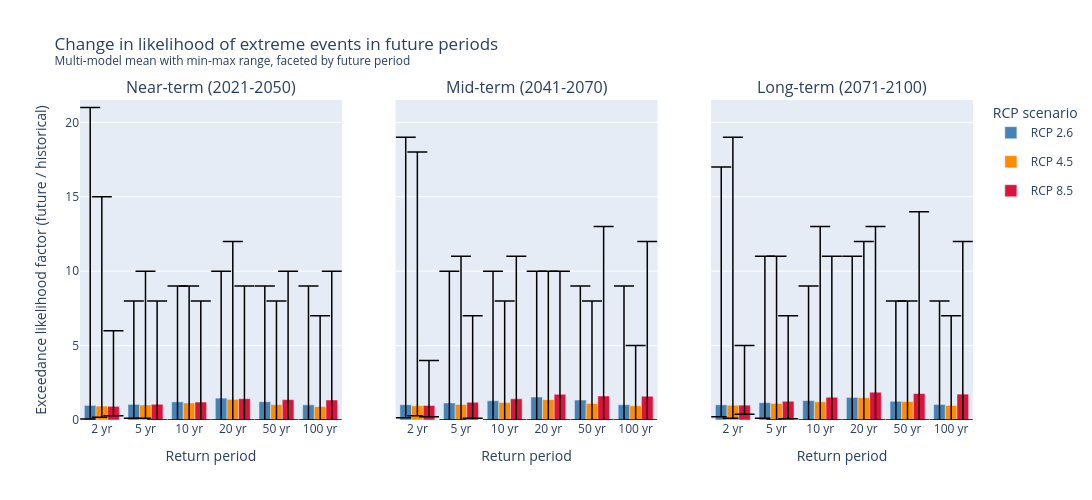

Write notebook code for a chart like this one.
### Code cell
# plot barplot of the multi-model mean factor for each return period and future period, with error bars showing the min-max range across the models, faceted by future period
summary_future = future_rp_df.groupby(['rcp', 'period', 'return_period'])['factor'].agg(['mean', 'min', 'max']).reset_index()
summary_future = summary_future.rename(columns={'mean': 'avg_factor', 'min': 'min_factor', 'max': 'max_factor'})
print("\nSummary of exceedance likelihood factors across models for each return period and future period:")
print(summary_future)

future_period_names = list(future_periods.keys())
ymax = summary_future['max_factor'].max() + 0.5

fig = make_subplots(
    rows=1, cols=3,
    subplot_titles=future_period_names,
    shared_yaxes=True,
    horizontal_spacing=0.06,
)

for col_idx, period_name in enumerate(future_period_names, start=1):
    period_data = summary_future[summary_future['period'] == period_name]
    for rcp in rcps:
        rcp_data = period_data[period_data['rcp'] == rcp]
        fig.add_trace(go.Bar(
            x=rcp_data['return_period'].astype(str) + ' yr',
            y=rcp_data['avg_factor'],
            name=rcp_labels.get(rcp, rcp),
            marker_color=rcp_colors.get(rcp, 'grey'),
            legendgroup=rcp,
            showlegend=(col_idx == 1),
            error_y=dict(
                type='data',
                symmetric=False,
                array=rcp_data['max_factor'] - rcp_data['avg_factor'],
                arrayminus=rcp_data['avg_factor'] - rcp_data['min_factor'],
                thickness=1.5,
                width=10,
                color='black',
            ),
        ), row=1, col=col_idx)

fig.update_yaxes(
    title_text='Exceedance likelihood factor (future / historical)',
    range=[0, ymax],
    row=1, col=1,
)
fig.update_xaxes(title_text='Return period')
fig.update_layout(
    title='Change in likelihood of extreme events in future periods <br><sup>Multi-model mean with min-max range, faceted by future period</sup>',
    legend_title='RCP scenario',
    barmode='group',
    width=1200,
    height=500,
)
fig.show()

### Figure 1 — Plotly figure (JSON) as saved in the notebook; plotly's stock layout.template omitted (floating-point values rounded to 4 significant figures)
{"data": [{"error_y": {"array": [20.02, 6.95, 7.782, 8.529, 7.773, 7.982], "arrayminus": [0.9218, 0.9392, 1.218, 1.471, 1.227, 1.018], "color": "black", "symmetric": false, "thickness": 1.5, "type": "data", "width": 10}, "legendgroup": "rcp_2_6", "marker": {"color": "steelblue"}, "name": "RCP 2.6", "showlegend": true, "type": "bar", "x": ["2 yr", "5 yr", "10 yr", "20 yr", "50 yr", "100 yr"], "xaxis": "x", "y": [0.9806, 1.05, 1.218, 1.471, 1.227, 1.018], "yaxis": "y"}, {"error_y": {"array": [14.07, 8.989, 7.856, 10.61, 6.968, 6.101], "arrayminus": [0.7574, 0.8996, 1.144, 1.388, 1.032, 0.8987], "color": "black", "symmetric": false, "thickness": 1.5, "type": "data", "width": 10}, "legendgroup": "rcp_4_5", "marker": {"color": "darkorange"}, "name": "RCP 4.5", "showlegend": true, "type": "bar", "x": ["2 yr", "5 yr", "10 yr", "20 yr", "50 yr", "100 yr"], "xaxis": "x", "y": [0.9338, 1.011, 1.144, 1.388, 1.032, 0.8987], "yaxis": "y"}, {"error_y": {"array": [5.08, 6.944, 6.794, 7.568, 8.633, 8.656], "arrayminus": [0.6422, 1.056, 1.206, 1.432, 1.367, 1.344], "color": "black", "symmetric": false, "thickness": 1.5, "type": "data", "width": 10}, "legendgroup": "rcp_8_5", "marker": {"color": "crimson"}, "name": "RCP 8.5", "showlegend": true, "type": "bar", "x": ["2 yr", "5 yr", "10 yr", "20 yr", "50 yr", "100 yr"], "xaxis": "x", "y": [0.9199, 1.056, 1.206, 1.432, 1.367, 1.344], "yaxis": "y"}, {"error_y": {"array": [17.97, 8.856, 8.711, 8.461, 7.659, 7.979], "arrayminus": [0.8869, 1.144, 1.289, 1.539, 1.341, 1.021], "color": "black", "symmetric": false, "thickness": 1.5, "type": "data", "width": 10}, "legendgroup": "rcp_2_6", "marker": {"color": "steelblue"}, "name": "RCP 2.6", "showlegend": false, "type": "bar", "x": ["2 yr", "5 yr", "10 yr", "20 yr", "50 yr", "100 yr"], "xaxis": "x2", "y": [1.03, 1.144, 1.289, 1.539, 1.341, 1.021], "yaxis": "y2"}, {"error_y": {"array": [17.05, 9.958, 6.817, 8.632, 6.895, 4.046], "arrayminus": [0.6667, 1.042, 1.183, 1.368, 1.105, 0.9536], "color": "black", "symmetric": false, "thickness": 1.5, "type": "data", "width": 10}, "legendgroup": "rcp_4_5", "marker": {"color": "darkorange"}, "name": "RCP 4.5", "showlegend": false, "type": "bar", "x": ["2 yr", "5 yr", "10 yr", "20 yr", "50 yr", "100 yr"], "xaxis": "x2", "y": [0.9525, 1.042, 1.183, 1.368, 1.105, 0.9536], "yaxis": "y2"}, {"error_y": {"array": [3.025, 5.811, 9.578, 8.278, 11.39, 10.41], "arrayminus": [0.753, 1.078, 1.422, 1.722, 1.613, 1.594], "color": "black", "symmetric": false, "thickness": 1.5, "type": "data", "width": 10}, "legendgroup": "rcp_8_5", "marker": {"color": "crimson"}, "name": "RCP 8.5", "showlegend": false, "type": "bar", "x": ["2 yr", "5 yr", "10 yr", "20 yr", "50 yr", "100 yr"], "xaxis": "x2", "y": [0.9752, 1.189, 1.422, 1.722, 1.613, 1.594], "yaxis": "y2"}, {"error_y": {"array": [15.98, 9.835, 7.698, 9.486, 6.743, 6.958], "arrayminus": [0.8041, 1.04, 1.302, 1.514, 1.257, 1.042], "color": "black", "symmetric": false, "thickness": 1.5, "type": "data", "width": 10}, "legendgroup": "rcp_2_6", "marker": {"color": "steelblue"}, "name": "RCP 2.6", "showlegend": false, "type": "bar", "x": ["2 yr", "5 yr", "10 yr", "20 yr", "50 yr", "100 yr"], "xaxis": "x3", "y": [1.018, 1.165, 1.302, 1.514, 1.257, 1.042], "yaxis": "y3"}, {"error_y": {"array": [18.01, 9.888, 11.77, 10.51, 6.763, 6.022], "arrayminus": [0.8736, 1.112, 1.227, 1.495, 1.237, 0.9778], "color": "black", "symmetric": false, "thickness": 1.5, "type": "data", "width": 10}, "legendgroup": "rcp_4_5", "marker": {"color": "darkorange"}, "name": "RCP 4.5", "showlegend": false, "type": "bar", "x": ["2 yr", "5 yr", "10 yr", "20 yr", "50 yr", "100 yr"], "xaxis": "x3", "y": [0.9912, 1.112, 1.227, 1.495, 1.237, 0.9778], "yaxis": "y3"}, {"error_y": {"array": [4.002, 5.74, 9.471, 11.13, 12.22, 10.26], "arrayminus": [0.6096, 1.169, 1.529, 1.866, 1.776, 1.739], "color": "black", "symmetric": false, "thickness": 1.5, "type": "data", "width": 10}, "legendgroup": "rcp_8_5", "marker": {"color": "crimson"}, "name": "RCP 8.5", "showlegend": false, "type": "bar", "x": ["2 yr", "5 yr", "10 yr", "20 yr", "50 yr", "100 yr"], "xaxis": "x3", "y": [0.9985, 1.26, 1.529, 1.866, 1.776, 1.739], "yaxis": "y3"}], "layout": {"annotations": [{"font": {"size": 16}, "showarrow": false, "text": "Near-term (2021-2050)", "x": 0.1467, "xanchor": "center", "xref": "paper", "y": 1, "yanchor": "bottom", "yref": "paper"}, {"font": {"size": 16}, "showarrow": false, "text": "Mid-term (2041-2070)", "x": 0.5, "xanchor": "center", "xref": "paper", "y": 1, "yanchor": "bottom", "yref": "paper"}, {"font": {"size": 16}, "showarrow": false, "text": "Long-term (2071-2100)", "x": 0.8533, "xanchor": "center", "xref": "paper", "y": 1, "yanchor": "bottom", "yref": "paper"}], "barmode": "group", "height": 500, "legend": {"title": {"text": "RCP scenario"}}, "title": {"text": "Change in likelihood of extreme events in future periods <br><sup>Multi-model mean with min-max range, faceted by future period</sup>"}, "width": 1200, "xaxis": {"anchor": "y", "domain": [0, 0.2933], "title": {"text": "Return period"}}, "xaxis2": {"anchor": "y2", "domain": [0.3533, 0.6467], "title": {"text": "Return period"}}, "xaxis3": {"anchor": "y3", "domain": [0.7067, 1], "title": {"text": "Return period"}}, "yaxis": {"anchor": "x", "domain": [0, 1], "range": [0, 21.5], "title": {"text": "Exceedance likelihood factor (future / historical)"}}, "yaxis2": {"anchor": "x2", "domain": [0, 1], "matches": "y", "showticklabels": false}, "yaxis3": {"anchor": "x3", "domain": [0, 1], "matches": "y", "showticklabels": false}}}
